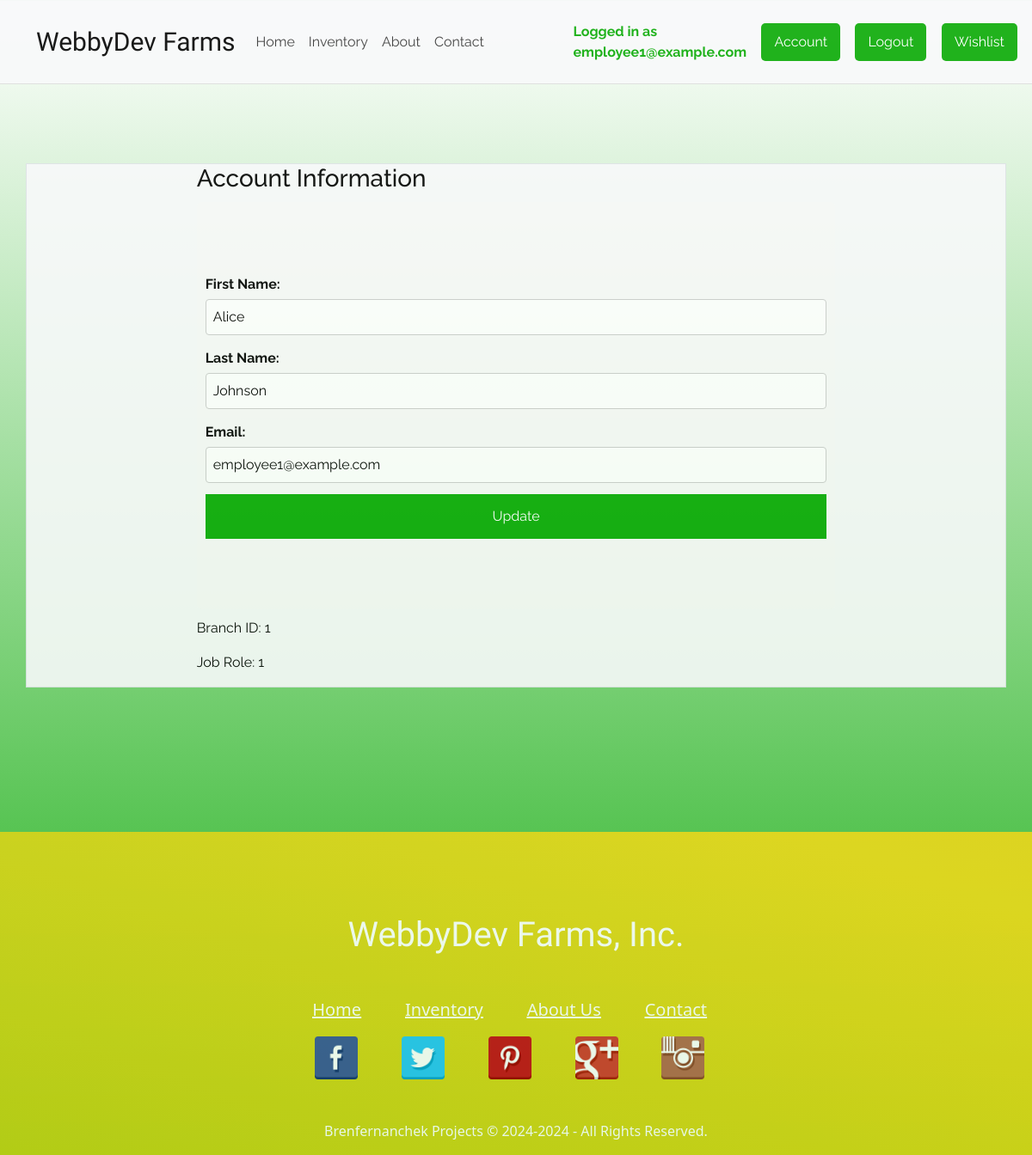
/view/account.php (signed in), run on the app's committed database.
### tables this page shows
CREATE TABLE `employee` (
  `employee_ID` int(11) NOT NULL,
  `emp_fname` varchar(50) DEFAULT NULL,
  `emp_lname` varchar(50) DEFAULT NULL,
  `branch_ID` int(11) DEFAULT NULL,
  `account_ID` int(11) DEFAULT NULL,
  `job_role_ID` int(11) DEFAULT NULL
);

### view/account.php (the view, shortened to what this page needs)
<?php
include '../inc/tags.inc';
include 'db_connection.php';
$account_ID = $_SESSION['account_ID'];
$is_employee = false;
$sql_check_employee = "SELECT * FROM employee WHERE account_ID = ?";
$stmt_check_employee = $conn->prepare($sql_check_employee);
$stmt_check_employee->bind_param("i", $account_ID);
$stmt_check_employee->execute();
$result_check_employee = $stmt_check_employee->get_result();
if ($result_check_employee->num_rows > 0) {
    $is_employee = true;
    $employee = $result_check_employee->fetch_assoc();
}
?>
<body>
    <div class="container raleway-site-body">
        <?php include '../inc/header.inc'; ?>
    </div>
    <main class="container" role="main" id="fade">
        <div class="row">
            <div class="col-lg-12 fade-box border bg-light big-box" style="margin-top: 150px;">
                <div class="col-lg-8 raleway-site-body" style="margin: 0 auto;">
                    <h3>Account Information</h3>
                    <form class="form-login" method="post" action="">
                        <label for="fname">First Name:</label>
                        <input type="text" name="fname" value="<?php echo htmlspecialchars($is_employee ? $employee['emp_fname'] : $customer['cust_fname']); ?>" required>
                        <label for="lname">Last Name:</label>
                        <input type="text" name="lname" value="<?php echo htmlspecialchars($is_employee ? $employee['emp_lname'] : $customer['cust_lname']); ?>" required>
                        <label for="email">Email:</label>
                        <input type="email" name="email" value="<?php echo htmlspecialchars($_SESSION['email']); ?>" required>
                        <button type="submit">Update</button>
                    </form>
                    <?php if ($is_employee): ?>
                        <p>Branch ID: <?php echo $employee['branch_ID']; ?></p>
                        <p>Job Role: <?php echo $employee['job_role_ID']; ?></p>
                    <?php endif; ?>
                </div>
            </div>
        </div>
    </main>
    <?php include '../inc/footer.inc'; ?>
</body>

### css/site.css (style rules this page uses)
html { position: relative; min-height: 100%; }
body { height: 100%; background: url('/scsuproject/site/img/fruit-background.png'), linear-gradient(to bottom, #fff, #16ad10); color: #000; background-size: cover, contain; background-position: center, right bottom; background-repeat: repeat, repeat; opacity: 0.9; }
main { padding-bottom: 10%; }
.raleway-site-body { font-family: "Raleway", sans-serif; font-optical-sizing: auto; font-weight: 400; font-style: normal; }
.form-login [type=text], input[type=password], select, input[type=email], button[type=submit] { width: 100%; padding: 12px 20px; margin: 8px 0; display: inline-block; border: 1px solid #ccc; box-sizing: border-box; }
.container .row form { padding-top: 10%; padding-bottom: 10%; }
.login-form-container button, input[type=submit], button[type=submit] { background-color: #08aa04; color: white; padding: 14px 20px; margin: 8px 0; border: none; cursor: pointer; width: 100%; }
.form-login { padding: 10px; margin: 10px 0; background-color: #f9f9f9; border-radius: 5px; }
.form-login label { font-weight: bold; display: block; margin-top: 10px; }
.form-login input[type=text], .form-login input[type=password], .form-login input[type=email], .form-login select { width: 100%; padding: 8px; margin: 5px 0; border: 1px solid #ccc; border-radius: 4px; box-sizing: border-box; }

### data on the page
employee: fname "Alice", lname "Johnson", branch_ID "1", job_role_ID "1"

### other printed values
SITE_NAME "WebbyDev Farms"
NAV_ITEM_ONE "Home"
NAV_ITEM_TWO "Inventory"
NAV_ITEM_THREE "About"
NAV_ITEM_FOUR "Contact"
$_SESSION['email'] "employee1@example.com"
